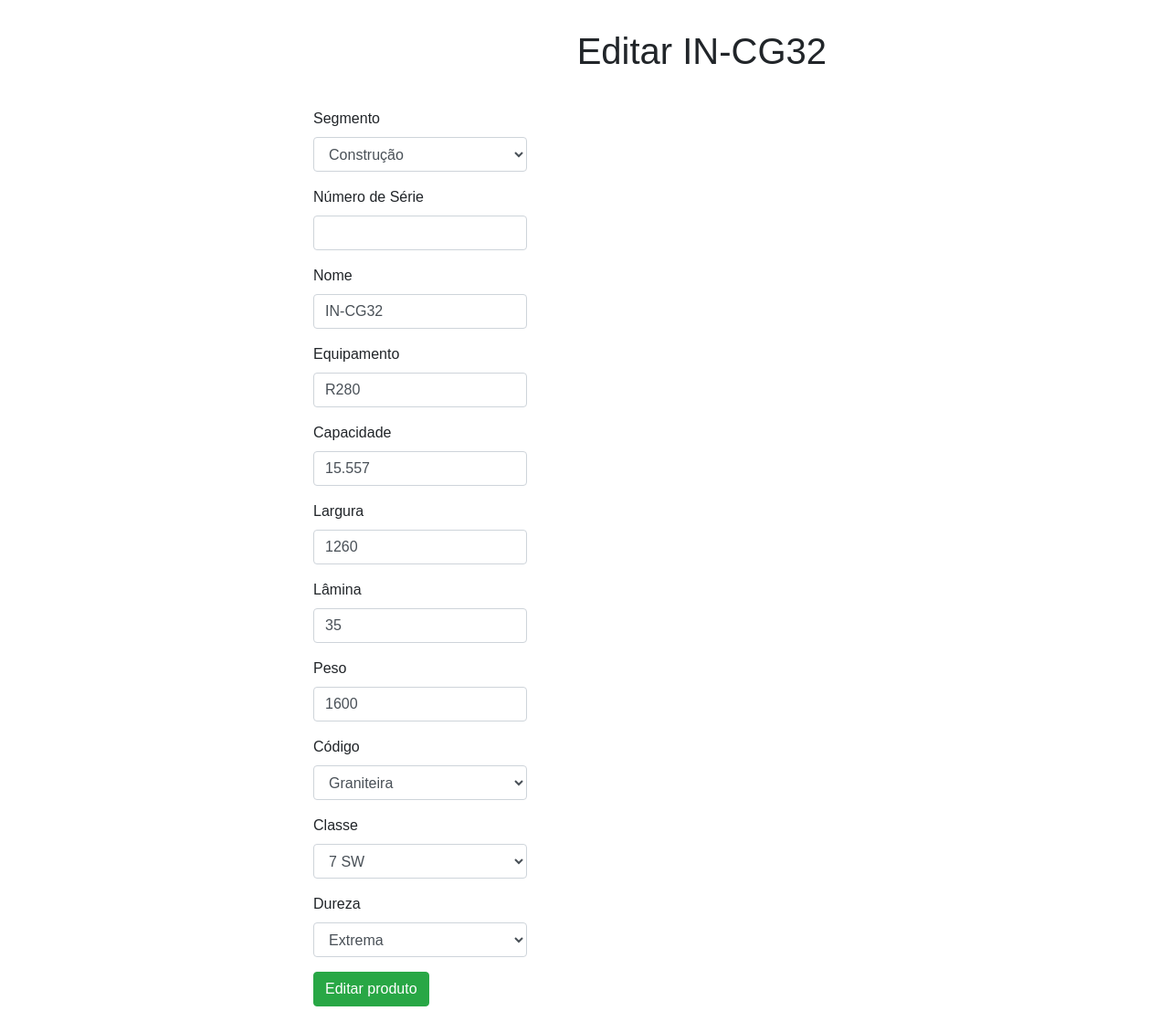
The page /products/update/5 on the database as committed earlier.
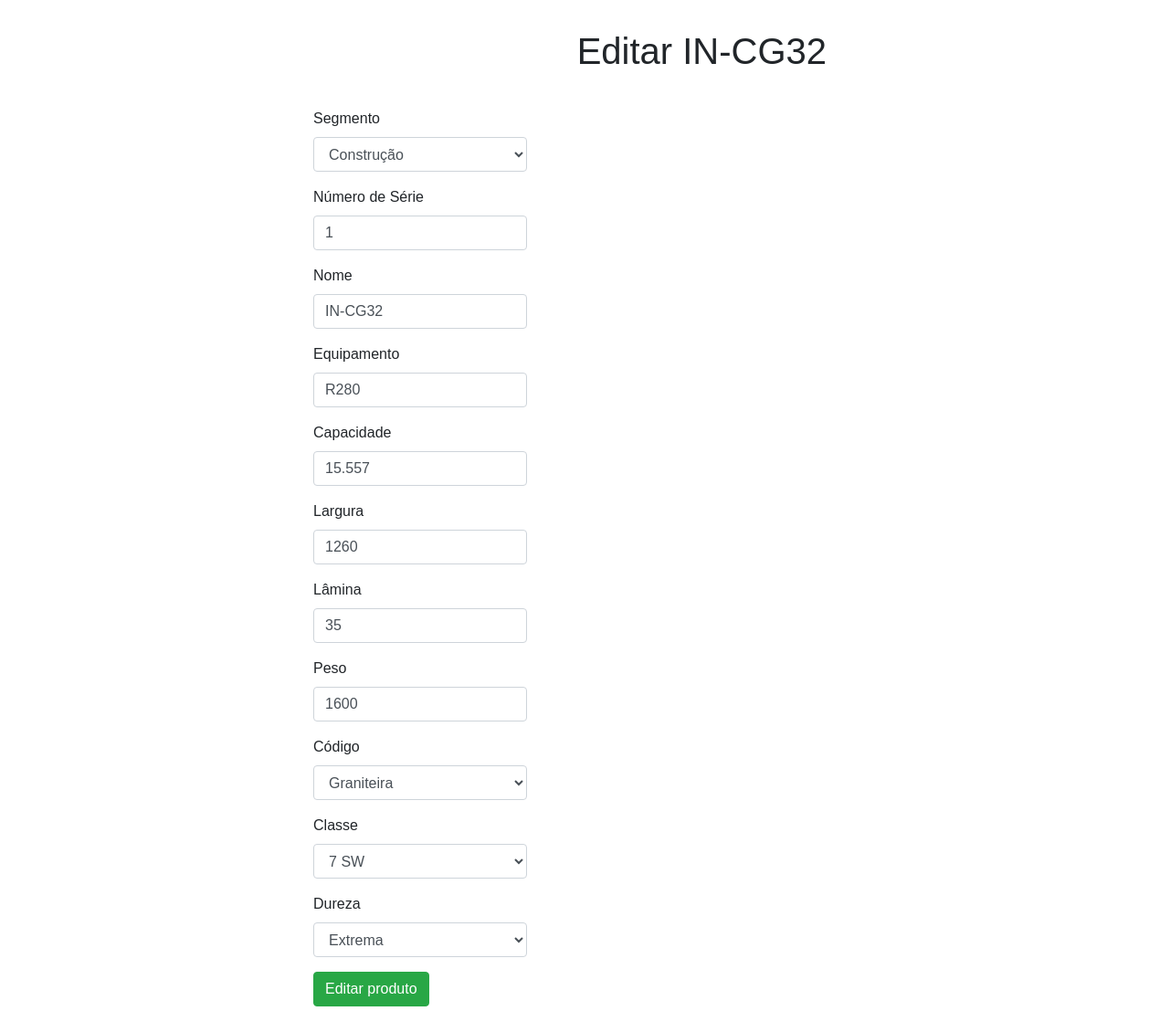
The same page on the database as committed later.
### produtos/models.py (models this page shows, shortened)
class Produto(models.Model):
    segmento = (
        ('A', 'Agrícola'),
        ('C', 'Construção'),
        ('F', 'Florestal'),
        ('I', 'Industrial'),
        ('U', 'Automotiva'),
        ('M', 'Mineração'),
    )
    tipoProduto = (
        ('AC', 'Acessório'),
        ('CC', 'Carregadeira'),
        ('CD', 'Chapa de desgaste'),
        ('CB', 'Chock bar'),
        ('DF', 'Dispositivos e ferramentas'),
        ('ER', 'Engate rápido'),
        ('CE', 'Escavadeira'),
        ('FP', 'Ferramenta de penetração de solo'),
        ('GA', 'Garfo'),
        ('CG', 'Graniteira'),
        ('LA', 'Lâmina'),
        ('LN', 'Lança'),
        ('RI', 'Ripper'),
        ('SG', 'Segmento'),
        ('VA', 'Vala'),
        ('SE', 'Serviço'),
    )
    classeProduto = (
        ('6 SW', '6 SW'),
        ('6 LH', '6 LH'),
        ('7 SW', '7 SW'),
        ('7 LH', '7 LH'),
        ('7S SW', '7S SW'),
        ('7S LH', '7S LH'),
        ('8 SW', '8 SW'),
        ('8 LH', '8 LH'),
        ('9 SW', '9 SW'),
        ('9 LH', '9 LH'),
        ('9S SW', '9S SW'),
        ('9S LH', '9S LH'),
    )
    dureza = (
        ('GD', 'Geral'),
        ('HD', 'Pesada'),
        ('SD', 'Severa'),
        ('XD', 'Extrema'),
    )
    segmento = CharField(max_length=30, choices=segmento, null=True)
    numeroSerie = CharField(max_length=30, null=True)
    nome = CharField(max_length=30, null=True)
    equipamento = CharField(max_length=10, null=True)
    capacidade = FloatField(null=True)
    largura = IntegerField(null=True)
    lamina = IntegerField(null=True)
    peso = IntegerField(null=True)
    codigo = CharField(max_length=2, choices=tipoProduto, null=True)
    classe = CharField(max_length=5, choices=classeProduto, null=True)
    dureza = CharField(max_length=2, choices=dureza, null=True)
    dateCriacao = DateTimeField(auto_now_add=True)
    dateUpdate = DateTimeField(auto_now=True)
    responsavel = ForeignKey(Colaborador, null=True, on_delete=SET_NULL)

### produtos/views.py (the view)
# urls.py: path('update/<int:id>', views.UpdateProduct, name = 'Update_Product'),
def UpdateProduct(request, id):
    product = get_object_or_404(Produto, id = id)
    productForm = ProdutoForm(instance = product)
    if request.method == 'POST':
        productForm = ProdutoForm(request.POST or None, instance = product)
        if productForm.is_valid():
            productForm.save()
            return redirect('../')
        else:
            return render(request, 'produtos/UpdateProduct.html', {'productForm' : productForm, 'product' : product})
    else:
        return render(request, 'produtos/UpdateProduct.html', {'productForm' : productForm, 'product' : product})

### produtos/forms.py
class ProdutoForm(ModelForm):
    class Meta:
        model = Produto
        fields = [
            'segmento',
            'numeroSerie',
            'nome',
            'equipamento',
            'capacidade',
            'largura',
            'lamina',
            'peso',
            'codigo',
            'classe',
            'dureza'
        ]
        labels = {
            'segmento': ('Segmento'),
            'numeroSerie': ('Número de Série'),
            'nome': ('Nome'),
            'equipamento': ('Equipamento'),
            'capacidade': ('Capacidade'),
            'largura': ('Largura'),
            'lamina': ('Lâmina'),
            'peso': ('Peso'),
            'codigo': ('Código'),
            'classe': ('Classe'),
            'dureza': ('Dureza'),
        }

### templates/produtos/UpdateProduct.html (shortened to what this page needs)
{% extends 'base.html' %}
{% load crispy_forms_tags %}
{% block content %}
    <div class="container title-update-product">
        <h1>Editar {{product.nome}}</h1>
    </div>
    <div class="offset-1 col-3 list-div">
        <form method="POST">
            {{ productForm|crispy }}
            <input type="submit" class="btn btn-success" value="Editar produto">
        </form>
    </div>
{% endblock %}

Rows that differ between the two databases and show on the page:
changed Produto "IN-CG32": numeroSerie (not shown) → "1"
